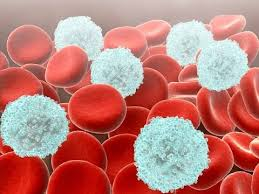
#> input picture images/wbc_cells.jpg, 259 x 194 px, given in place of train-0.jpg, which was not available
$ jupyter execute --allow-errors wbc_segmentation.ipynb   (shell and % lines are left out)   (Python 2 division)   (text cells are left out)
#> lines starting #> are read from the running program, lines starting #| are printed output that depends on the picture; pictures that were not available may be replaced by others from this repository, and a replacement may not be noted
### model.py
# Importing necessary modules from keras for Convolution layers, Max Pooling, Upsampling and concatenate layer for concatenating the two layers.
from keras.models import Model
from keras.layers import Input
from keras.layers import Conv2D
from keras.layers import MaxPool2D
from keras.layers import UpSampling2D
from keras.layers import Dropout
from keras.layers import concatenate
# Importing image dimensions (128 * 128) as IMG_ROWS and IMG_COLS
from all_params import IMG_ROWS, IMG_COLS

# train is a boolean parameter for training. If train is True, we have to apply drop out to our model.
def get_model(input_shape=(IMG_ROWS, IMG_COLS, 1), train=True):
    layers = {}
    layers['inputs'] = Input(shape=input_shape, name='inputs')

    layers['conv1_1'] = Conv2D(32, (3, 3), padding='same', activation='relu', name='conv1_1')(layers['inputs'])
    layers['conv1_2'] = Conv2D(32, (3, 3), padding='same', activation='relu', name='conv1_2')(layers['conv1_1'])
    layers['pool_1'] = MaxPool2D(pool_size=(2, 2), name='pool_1')(layers['conv1_2'])
    if train == True:
        layers['dropout_1'] = Dropout(0.25, name='dropout_1')(layers['pool_1'])
        layers['conv2_1'] = Conv2D(64, (3, 3), padding='same', activation='relu', name='conv2_1')(layers['dropout_1'])
    else:
        layers['conv2_1'] = Conv2D(64, (3, 3), padding='same', activation='relu', name='conv2_1')(layers['pool_1'])
    layers['conv2_2'] = Conv2D(64, (3, 3), padding='same', activation='relu', name='conv2_2')(layers['conv2_1'])
    layers['pool_2'] = MaxPool2D(pool_size=(2, 2), name='pool_2')(layers['conv2_2'])
    if train == True:
        layers['dropout_2'] = Dropout(0.25, name='dropout_2')(layers['pool_2'])
        layers['conv3_1'] = Conv2D(128, (3, 3), padding='same', activation='relu', name='conv3_1')(layers['dropout_2'])
    else:
        layers['conv3_1'] = Conv2D(128, (3, 3), padding='same', activation='relu', name='conv3_1')(layers['pool_2'])
    layers['conv3_2'] = Conv2D(128, (3, 3), padding='same', activation='relu', name='conv3_2')(layers['conv3_1'])
    layers['pool_3'] = MaxPool2D(pool_size=(2, 2), name='pool_3')(layers['conv3_2'])
    if train == True:
        layers['dropout_3'] = Dropout(0.25, name='dropout_3')(layers['pool_3'])
        layers['conv4_1'] = Conv2D(256, (3, 3), padding='same', activation='relu', name='conv4_1')(layers['dropout_3'])
    else:
        layers['conv4_1'] = Conv2D(256, (3, 3), padding='same', activation='relu', name='conv4_1')(layers['pool_3'])
    layers['conv4_2'] = Conv2D(256, (3, 3), padding='same', activation='relu', name='conv4_2')(layers['conv4_1'])
    layers['pool_4'] = MaxPool2D(pool_size=(2, 2), name='pool_4')(layers['conv4_2'])
    if train == True:
        layers['dropout_4'] = Dropout(0.25, name='dropout_4')(layers['pool_4'])
        layers['conv5_1'] = Conv2D(512, (3, 3), padding='same', activation='relu', name='conv5_1')(layers['dropout_4'])
    else:
        layers['conv5_1'] = Conv2D(512, (3, 3), padding='same', activation='relu', name='conv5_1')(layers['pool_4'])
    layers['conv5_2'] = Conv2D(512, (3, 3), padding='same', activation='relu', name='conv5_2')(layers['conv5_1'])

    layers['upsample_1'] = UpSampling2D(size=(2, 2), name='upsample_1')(layers['conv5_2'])
    layers['concat_1'] = concatenate([layers['upsample_1'], layers['conv4_2']], name='concat_1')
    layers['conv6_1'] = Conv2D(256, (3, 3), padding='same', activation='relu', name='conv6_1')(layers['concat_1'])
    layers['conv6_2'] = Conv2D(256, (3, 3), padding='same', activation='relu', name='conv6_2')(layers['conv6_1'])
    if train == True:
        layers['dropout_6'] = Dropout(0.25, name='dropout_6')(layers['conv6_2'])
        layers['upsample_2'] = UpSampling2D(size=(2, 2), name='upsample_2')(layers['dropout_6'])
    else:
        layers['upsample_2'] = UpSampling2D(size=(2, 2), name='upsample_2')(layers['conv6_2'])
    layers['concat_2'] = concatenate([layers['upsample_2'], layers['conv3_2']], name='concat_2')
    layers['conv7_1'] = Conv2D(128, (3, 3), padding='same', activation='relu', name='conv7_1')(layers['concat_2'])
    layers['conv7_2'] = Conv2D(128, (3, 3), padding='same', activation='relu', name='conv7_2')(layers['conv7_1'])
    if train == True:
        layers['dropout_7'] = Dropout(0.25, name='dropout_7')(layers['conv7_2'])
        layers['upsample_3'] = UpSampling2D(size=(2, 2), name='upsample_3')(layers['dropout_7'])
    else:
        layers['upsample_3'] = UpSampling2D(size=(2, 2), name='upsample_3')(layers['conv7_2'])
    layers['concat_3'] = concatenate([layers['upsample_3'], layers['conv2_2']], name='concat_3')
    layers['conv8_1'] = Conv2D(64, (3, 3), padding='same', activation='relu', name='conv8_1')(layers['concat_3'])
    layers['conv8_2'] = Conv2D(64, (3, 3), padding='same', activation='relu', name='conv8_2')(layers['conv8_1'])
    if train == True:
        layers['dropout_8'] = Dropout(0.25, name='dropout_8')(layers['conv8_2'])
        layers['upsample_4'] = UpSampling2D(size=(2, 2), name='upsample_4')(layers['dropout_8'])
    else:
        layers['upsample_4'] = UpSampling2D(size=(2, 2), name='upsample_4')(layers['conv8_2'])
    layers['concat_4'] = concatenate([layers['upsample_4'], layers['conv1_2']], name='concat_4')
    layers['conv9_1'] = Conv2D(32, (3, 3), padding='same', activation='relu', name='conv9_1')(layers['concat_4'])
    layers['conv9_2'] = Conv2D(32, (3, 3), padding='same', activation='relu', name='conv9_2')(layers['conv9_1'])
    if train == True:
        layers['dropout_9'] = Dropout(0.25, name='dropout_9')(layers['conv9_2'])
        layers['outputs'] = Conv2D(1, (1, 1), activation='sigmoid', name='outputs')(layers['dropout_9'])
    else:
        layers['outputs'] = Conv2D(1, (1, 1), activation='sigmoid', name='outputs')(layers['conv9_2'])

    model = Model(inputs=layers['inputs'], outputs=layers['outputs'])

    return model

### wbc_segmentation.ipynb
[cell 1]
# import train and test data paths from params
import os
import cv2
import matplotlib.pyplot as plt
from all_params import TRAIN_DATA_PATH, TEST_DATA_PATH

#> (the rest of this cell did not finish here and is left out)

[cell 2]
from skimage import io
import matplotlib.pyplot as plt

# showing train and mask images from Train_Data
image1 = io.imread('SigTuple_data/Train_Data/train-0.jpg')
#> image1 is the input picture: shape (194, 259, 3); mean R, G, B 189.9, 126, 119.8
image2 = io.imread('SigTuple_data/Train_Data/train-0-mask.jpg')
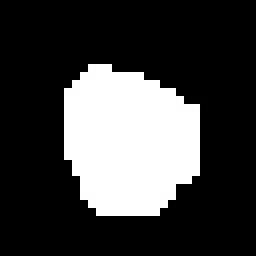
#> input picture SigTuple_data/New_Train_Data/train-0-mask.jpg, 128 x 128 px, found by its file name (shown 2 times larger)
#> image2 is the input picture: shape (128, 128, 3); min 0, max 255, mean 64.2

plt.imshow(image1)
plt.show()
plt.imshow(image2)
plt.show()

[cell 3]
import os
import cv2
import numpy as np
from all_params import *

#> (the rest of this cell did not finish here and is left out)

[cell 4]
import os
import cv2
import numpy as np
from all_params import *

#> (the rest of this cell did not finish here and is left out)

[cell 5]
from model import get_model
#> (the rest of this cell did not finish here and is left out)

model.summary()

[cell 6]
import numpy as np
from keras import backend as K
from all_params import SMOOTH

def dice_coef(y_true, y_pred):
    y_true_flat = K.flatten(y_true)
    y_pred_flat = K.flatten(y_pred)
    intersection = K.sum(y_true_flat * y_pred_flat)
    return (2.0 * intersection + SMOOTH) / (K.sum(y_true_flat) + K.sum(y_pred_flat) + SMOOTH)

def dice_coef_loss(y_true, y_pred):
    return 1.0 - dice_coef(y_true, y_pred)

def np_dice_coef(y_true, y_pred):
    y_true_flat = y_true.flat[:]
    y_pred_flat = y_pred.flat[:]
    intersection = np.sum(y_true_flat * y_pred_flat)
    return (2.0 * intersection + SMOOTH) / (np.sum(y_true_flat) + np.sum(y_pred_flat) + SMOOTH)

def np_dice_coef_loss(y_true, y_pred):
    return 1.0 - np_dice_coef(y_true, y_pred)

[cell 7]
import numpy as np
from keras.callbacks import ModelCheckpoint
from keras.callbacks import EarlyStopping
from keras.callbacks import ReduceLROnPlateau
from keras.optimizers import Adam
from model import get_model
from all_params import *

#> (the rest of this cell did not finish here and is left out)

[cell 8]
import os
import cv2
import numpy as np
from model import get_model
from skimage.measure import label
from skimage.measure import regionprops
from all_params import *

#> (the rest of this cell did not finish here and is left out)

[cell 9]
from model import get_model
from all_params import WEIGHTS

#> (the rest of this cell did not finish here and is left out)

model.summary()
model.load_weights(WEIGHTS)
Y_preds = model.predict(X_train, batch_size=3, verbose=1)
print "\n{:.06f}".format(np_dice_coef(Y_train, Y_preds))

[cell 10]
from skimage import io
import matplotlib.pyplot as plt

# showing test and predicted images from Test_Data and Submission_Data
image1_test = io.imread('SigTuple_data/Test_Data/F1BFEA74B33D.jpg')
image1_predicted_mask = io.imread('SigTuple_data/Submission_Data/F1BFEA74B33D-mask.jpg')
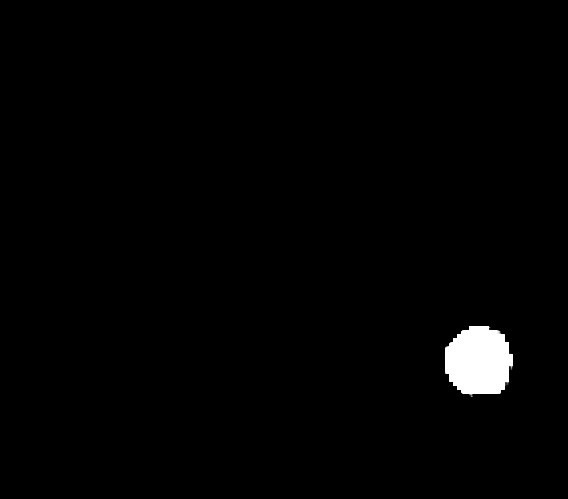
#> input picture SigTuple_data/Submission_Data/F1BFEA74B33D-mask.jpg, 568 x 499 px
#> image1_predicted_mask is the input picture: shape (499, 568); min 0, max 255, mean 3.4
image2_test = io.imread('SigTuple_data/Test_Data/D28CDF85BDA3.jpg')
image2_predicted_mask = io.imread('SigTuple_data/Submission_Data/D28CDF85BDA3-mask.jpg')
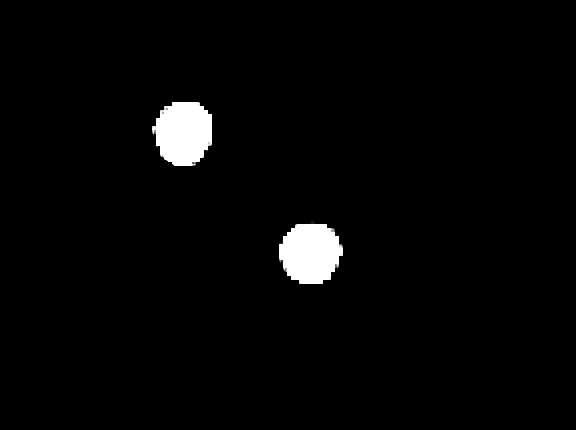
#> input picture SigTuple_data/Submission_Data/D28CDF85BDA3-mask.jpg, 576 x 430 px
#> image2_predicted_mask is the input picture: shape (430, 576); min 0, max 255, mean 6.2
#> (the rest of this cell did not finish here and is left out)
